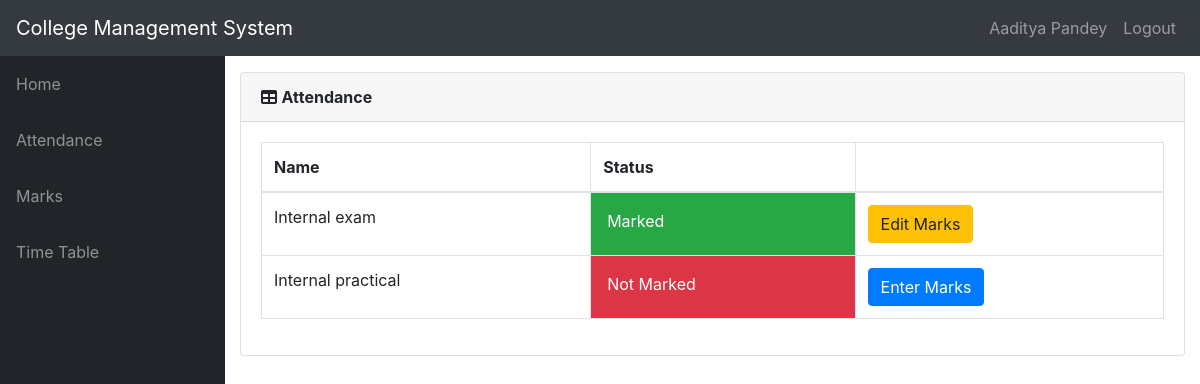
The page /teacher/61/marks_list/ (signed in) on the database its author committed.
### info/models.py (models this page shows, shortened)
class User(AbstractUser):
    @property
    def is_student(self):
        if hasattr(self, 'student'):
            return True
        return False

class Student(models.Model):
    user = models.OneToOneField(User, on_delete=models.CASCADE, null=True)
    class_id = models.ForeignKey(Class, on_delete=models.CASCADE, default=1)
    USN = models.CharField(primary_key='True', max_length=100)
    name = models.CharField(max_length=200)
    sex = models.CharField(max_length=50, choices=sex_choice, default='Male')
    DOB = models.DateField(default='1998-01-01')

class MarksClass(models.Model):
    assign = models.ForeignKey(Assign, on_delete=models.CASCADE)
    name = models.CharField(max_length=50)
    status = models.BooleanField(default='False')
    class Meta:
        unique_together = (('assign', 'name'),)

### info/views.py (the view)
# urls.py: path('teacher/<int:assign_id>/marks_list/', views.t_marks_list, name='t_marks_list'),
@login_required(login_url='login')
def t_marks_list(request, assign_id):
    ass = get_object_or_404(Assign, id=assign_id)
    m_list = MarksClass.objects.filter(assign=ass)
    return render(request, 'info/t_marks_list.html', {'m_list': m_list})

### info/templates/info/t_marks_list.html
{% extends 'info/base.html' %}
{% block content %}
    <div class="card mb-3">
        <div class="card-header">
              <i class="fas fa-table"></i>
            <b>Attendance</b></div>
            <div class="card-body">
              <div class="table-responsive">
                <table class="table table-bordered" id="dataTable" width="100%" cellspacing="0">
                  <thead>
                    <tr>
                        <th>Name</th>
                        <th>Status</th>
                        <th></th>
                    </tr>
                  </thead>
                  <tbody>
                    {% for m in m_list %}
                    <tr>
                        <td>{{ m.name}}</td>
                        {% if not m.status %}
                            <td class="p-3 mb-2 bg-danger text-white">Not Marked</td>
                            <td>
                                <a class="btn btn-primary" href="{% url 't_marks_entry' m.id %}" role="button">Enter Marks</a>
                            </td>
                        {% else %}
                            <td class="p-3 mb-2 bg-success text-white">Marked</td>
                            <td><a class="btn btn-warning" href="{% url 'edit_marks' m.id %}" role="button">Edit Marks</a> </td>
                        {% endif %}
                    </tr>
                    {% empty %}
                            <p>student has no courses</p>
                    {% endfor %}
                  </tbody>
                </table>
              </div>
        </div>
    </div>
{% endblock %}

### info/templates/info/base.html (shortened to what this page needs)
<!DOCTYPE html>
<html lang="en">
<head>
    {% load static %}
    <link href="{% static 'info/bootstrap/vendor/bootstrap/css/bootstrap.min.css' %}" rel="stylesheet">
    <link href="{% static 'info/bootstrap/vendor/fontawesome-free/css/all.min.css' %}" rel="stylesheet" type="text/css">
    <link href="{% static 'info/bootstrap/vendor/datatables/dataTables.bootstrap4.css' %}" rel="stylesheet">
    <link href="{% static 'info/bootstrap/css/sb-admin.css' %}" rel="stylesheet">
</head>
<body id="page-top">
    <nav class="navbar navbar-expand-lg navbar-dark bg-dark static-top">
        <a class="navbar-brand mr-1" href="{% url 'index' %}">College Management System</a>
        <div class="collapse navbar-collapse" id="navbarResponsive">
            <ul class="navbar-nav ml-auto">
                <li class="nav-item">
                    {% if request.user.is_student %}
                        <a class="nav-link text-capitalize">{{ request.user.student.name }}</a>
                    {% elif request.user.is_teacher %}
                        <a class="nav-link text-capitalize">{{ request.user.teacher.name }}</a>
                    {% endif %}
                </li>
                <li class="nav-item">
                    <a class="nav-link" href="{% url 'logout' %}" data-toggle="modal" data-target="#logoutModal">Logout</a>
                </li>
            </ul>
        </div>
    </nav>
    <div id="wrapper">
        <ul class="sidebar navbar-nav">
            <li class="nav-item">
                <a class="nav-link" href="{% url 'index' %}"><span>Home</span></a>
            </li>
            {% if request.user.is_student %}
                <li class="nav-item">
                    <a class="nav-link" href="{% url 'attendance' request.user.student.USN %}"><span>Attendance</span></a>
                </li>
                <li class="nav-item">
                    <a class="nav-link" href="{% url 'marks_list' request.user.student.USN %}"><span>Marks</span></a>
                </li>
                <li class="nav-item">
                    <a class="nav-link" href="{% url 'timetable' request.user.student.class_id_id %}"><span>Time Table</span></a>
                </li>
            {% endif %}
        </ul>
        <div id="content-wrapper">
            <div class="container-fluid">
                {% block content %}{% endblock %}
            </div>
        </div>
    </div>
</body>
</html>

### rows shown on the page
User: user.student.name "Aaditya Pandey"
MarksClass: name "Internal exam", status "Marked"
MarksClass: name "Internal practical", status "Not Marked"
